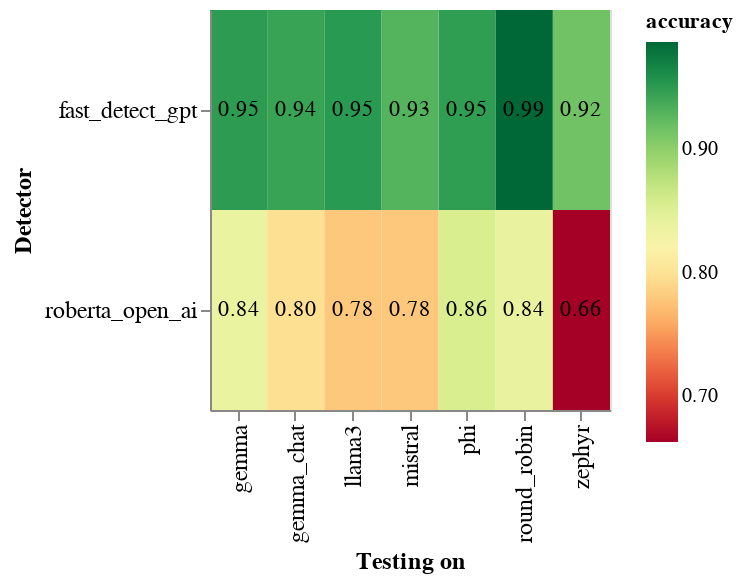

The code cell stored with this chart in its notebook:
### Code cell
zero_shot_detectors = ["fast_detect_gpt", "roberta_base_open_ai"]
zero_shot_only_only_df = freeze_base_df[freeze_base_df["detector"].apply(lambda x: x in zero_shot_detectors)]

heatmap = alt.Chart(zero_shot_only_only_df).mark_rect().encode(
    alt.X('dataset:N', sort="x", title="Testing on"),
    alt.Y('detector_short_name:N', sort=None, title="Detector"),
    alt.Color('accuracy:Q').scale(scheme='redyellowgreen'),
    #alt.Row("trained_on_dataset:N", title="Dataset used for training"),
).properties(
    width=200,
    height=200
)

heatmap_text = alt.Chart(zero_shot_only_only_df).mark_text(baseline='middle').encode(
    alt.X('dataset:N', sort="x", title="Testing on"),
    alt.Y('detector_short_name:N', sort=None, title="Detector"),
    text='accuracy:Q',
    color=alt.condition(
        alt.datum.accuracy > 0.5,
        alt.value('black'),
        alt.value('white')
    )
).properties(
    width=200,
    height=200
)

chart = alt.layer(heatmap, heatmap_text).configure(
    numberFormat='0.2f'
).configure_axis(
    labelFontSize=12,
    titleFontSize=12
)

chart.save("notebooks/plots/heatmap_zero_shot.png")
chart

### Figure 1 — Vega-Lite specification as saved in the notebook (floating-point values rounded to 4 significant figures)
{"config": {"view": {"continuousWidth": 300, "continuousHeight": 300}, "axis": {"labelFontSize": 12, "titleFontSize": 12}, "numberFormat": "0.2f"}, "layer": [{"mark": {"type": "rect"}, "encoding": {"color": {"field": "accuracy", "scale": {"scheme": "redyellowgreen"}, "type": "quantitative"}, "x": {"field": "dataset", "sort": "x", "title": "Testing on", "type": "nominal"}, "y": {"field": "detector_short_name", "sort": null, "title": "Detector", "type": "nominal"}}}, {"mark": {"type": "text", "baseline": "middle"}, "encoding": {"color": {"condition": {"test": "(datum.accuracy > 0.5)", "value": "black"}, "value": "white"}, "text": {"field": "accuracy", "type": "quantitative"}, "x": {"field": "dataset", "sort": "x", "title": "Testing on", "type": "nominal"}, "y": {"field": "detector_short_name", "sort": null, "title": "Detector", "type": "nominal"}}}], "data": {"name": "data-32b29b2f068a547f726c67a91a5a704f"}, "height": 200, "width": 200, "$schema": "https://vega.github.io/schema/vega-lite/v5.17.0.json", "datasets": {"data-32b29b2f068a547f726c67a91a5a704f": [{"accuracy": 0.9478, "precision": 0.9209, "recall": 0.9798, "f1_score": 0.9494, "fp_rate": 0.08429, "std_accuracy": 0.004922, "std_precision": 0.00809, "std_recall": 0.00463, "std_f1_score": 0.004894, "std_fp_rate": 0.008669, "TP": 976.3, "TN": 911.7, "FP": 83.91, "FN": 20.11, "base_detector": "fast_detect_gpt", "trained_on_dataset": "z", "detector": "fast_detect_gpt", "dataset": "phi", "detector_short_name": "fast_detect_gpt"}, {"accuracy": 0.9489, "precision": 0.9211, "recall": 0.9819, "f1_score": 0.9505, "fp_rate": 0.08417, "std_accuracy": 0.005005, "std_precision": 0.008416, "std_recall": 0.004225, "std_f1_score": 0.004991, "std_fp_rate": 0.008881, "TP": 971.2, "TN": 905.7, "FP": 83.24, "FN": 17.91, "base_detector": "fast_detect_gpt", "trained_on_dataset": "z", "detector": "fast_detect_gpt", "dataset": "gemma", "detector_short_name": "fast_detect_gpt"}, {"accuracy": 0.9298, "precision": 0.9177, "recall": 0.9445, "f1_score": 0.9309, "fp_rate": 0.08489, "std_accuracy": 0.005637, "std_precision": 0.008412, "std_recall": 0.007132, "std_f1_score": 0.005626, "std_fp_rate": 0.008903, "TP": 932.1, "TN": 901.4, "FP": 83.61, "FN": 54.83, "base_detector": "fast_detect_gpt", "trained_on_dataset": "z", "detector": "fast_detect_gpt", "dataset": "mistral", "detector_short_name": "fast_detect_gpt"}, {"accuracy": 0.9867, "precision": 0.9728, "recall": 1.0, "f1_score": 0.986, "fp_rate": 0.02536, "std_accuracy": 0.01354, "std_precision": 0.02747, "std_recall": 0.0, "std_f1_score": 0.01433, "std_fp_rate": 0.02587, "TP": 35.75, "TN": 38.25, "FP": 0.998, "FN": 0.0, "base_detector": "fast_detect_gpt", "trained_on_dataset": "z", "detector": "fast_detect_gpt", "dataset": "round_robin", "detector_short_name": "fast_detect_gpt"}, {"accuracy": 0.9428, "precision": 0.92, "recall": 0.9699, "f1_score": 0.9443, "fp_rate": 0.08425, "std_accuracy": 0.00502, "std_precision": 0.008198, "std_recall": 0.005362, "std_f1_score": 0.005098, "std_fp_rate": 0.008476, "TP": 965.7, "TN": 912.4, "FP": 83.94, "FN": 29.96, "base_detector": "fast_detect_gpt", "trained_on_dataset": "z", "detector": "fast_detect_gpt", "dataset": "gemma_chat", "detector_short_name": "fast_detect_gpt"}, {"accuracy": 0.9151, "precision": 0.9128, "recall": 0.9178, "f1_score": 0.9153, "fp_rate": 0.08753, "std_accuracy": 0.00665, "std_precision": 0.00955, "std_recall": 0.009395, "std_f1_score": 0.006959, "std_fp_rate": 0.009585, "TP": 811.3, "TN": 807.5, "FP": 77.46, "FN": 72.69, "base_detector": "fast_detect_gpt", "trained_on_dataset": "z", "detector": "fast_detect_gpt", "dataset": "zephyr", "detector_short_name": "fast_detect_gpt"}, {"accuracy": 0.9509, "precision": 0.9213, "recall": 0.9861, "f1_score": 0.9526, "fp_rate": 0.08426, "std_accuracy": 0.004882, "std_precision": 0.008236, "std_recall": 0.003756, "std_f1_score": 0.004847, "std_fp_rate": 0.008758, "TP": 982.3, "TN": 911.9, "FP": 83.91, "FN": 13.86, "base_detector": "fast_detect_gpt", "trained_on_dataset": "z", "detector": "fast_detect_gpt", "dataset": "llama3", "detector_short_name": "fast_detect_gpt"}, {"accuracy": 0.856, "precision": 0.8201, "recall": 0.9118, "f1_score": 0.8634, "fp_rate": 0.1997, "std_accuracy": 0.008035, "std_precision": 0.01202, "std_recall": 0.008991, "std_f1_score": 0.008056, "std_fp_rate": 0.01313, "TP": 907.4, "TN": 797.7, "FP": 199.1, "FN": 87.83, "base_detector": "roberta_base_open_ai", "trained_on_dataset": "z", "detector": "roberta_base_open_ai", "dataset": "phi", "detector_short_name": "roberta_open_ai"}, {"accuracy": 0.839, "precision": 0.7964, "recall": 0.9108, "f1_score": 0.8497, "fp_rate": 0.2328, "std_accuracy": 0.008432, "std_precision": 0.0118, "std_recall": 0.009171, "std_f1_score": 0.008469, "std_fp_rate": 0.01334, "TP": 900.6, "TN": 758.9, "FP": 230.2, "FN": 88.22, "base_detector": "roberta_base_open_ai", "trained_on_dataset": "z", "detector": "roberta_base_open_ai", "dataset": "gemma", "detector_short_name": "roberta_open_ai"}, {"accuracy": 0.7786, "precision": 0.72, "recall": 0.9129, "f1_score": 0.805, "fp_rate": 0.3561, "std_accuracy": 0.009646, "std_precision": 0.01311, "std_recall": 0.009135, "std_f1_score": 0.009328, "std_fp_rate": 0.01577, "TP": 901.4, "TN": 634.0, "FP": 350.6, "FN": 86.05, "base_detector": "roberta_base_open_ai", "trained_on_dataset": "z", "detector": "roberta_base_open_ai", "dataset": "mistral", "detector_short_name": "roberta_open_ai"}, {"accuracy": 0.8402, "precision": 0.7648, "recall": 1.0, "f1_score": 0.8655, "fp_rate": 0.3327, "std_accuracy": 0.04135, "std_precision": 0.05775, "std_recall": 0.0, "std_f1_score": 0.03743, "std_fp_rate": 0.07862, "TP": 38.95, "TN": 24.07, "FP": 11.98, "FN": 0.0, "base_detector": "roberta_base_open_ai", "trained_on_dataset": "z", "detector": "roberta_base_open_ai", "dataset": "round_robin", "detector_short_name": "roberta_open_ai"}, {"accuracy": 0.7958, "precision": 0.7399, "recall": 0.9119, "f1_score": 0.8169, "fp_rate": 0.32, "std_accuracy": 0.009095, "std_precision": 0.01262, "std_recall": 0.008911, "std_f1_score": 0.008973, "std_fp_rate": 0.01465, "TP": 907.5, "TN": 677.8, "FP": 319.0, "FN": 87.69, "base_detector": "roberta_base_open_ai", "trained_on_dataset": "z", "detector": "roberta_base_open_ai", "dataset": "gemma_chat", "detector_short_name": "roberta_open_ai"}, {"accuracy": 0.6628, "precision": 0.6084, "recall": 0.9141, "f1_score": 0.7304, "fp_rate": 0.5884, "std_accuracy": 0.01106, "std_precision": 0.01343, "std_recall": 0.009451, "std_f1_score": 0.01066, "std_fp_rate": 0.01621, "TP": 808.4, "TN": 364.1, "FP": 520.4, "FN": 75.99, "base_detector": "roberta_base_open_ai", "trained_on_dataset": "z", "detector": "roberta_base_open_ai", "dataset": "zephyr", "detector_short_name": "roberta_open_ai"}, {"accuracy": 0.7786, "precision": 0.7198, "recall": 0.9119, "f1_score": 0.8044, "fp_rate": 0.3545, "std_accuracy": 0.009445, "std_precision": 0.01271, "std_recall": 0.008911, "std_f1_score": 0.009129, "std_fp_rate": 0.01555, "TP": 907.5, "TN": 643.4, "FP": 353.4, "FN": 87.69, "base_detector": "roberta_base_open_ai", "trained_on_dataset": "z", "detector": "roberta_base_open_ai", "dataset": "llama3", "detector_short_name": "roberta_open_ai"}]}}
